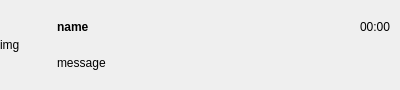
<?xml version="1.0" encoding="UTF-8"?>
<ui version="4.0">
 <class>MessageBox</class>
 <widget class="QWidget" name="MessageBox">
  <property name="geometry">
   <rect>
    <x>0</x>
    <y>0</y>
    <width>400</width>
    <height>90</height>
   </rect>
  </property>
  <property name="maximumSize">
   <size>
    <width>400</width>
    <height>90</height>
   </size>
  </property>
  <property name="windowTitle">
   <string>Form</string>
  </property>
  <layout class="QHBoxLayout" name="horizontalLayout_2">
   <property name="leftMargin">
    <number>0</number>
   </property>
   <property name="topMargin">
    <number>0</number>
   </property>
   <property name="rightMargin">
    <number>0</number>
   </property>
   <property name="bottomMargin">
    <number>0</number>
   </property>
   <item>
    <widget class="QWidget" name="BGWidget" native="true">
     <layout class="QHBoxLayout" name="horizontalLayout">
      <property name="leftMargin">
       <number>0</number>
      </property>
      <property name="topMargin">
       <number>11</number>
      </property>
      <property name="rightMargin">
       <number>0</number>
      </property>
      <property name="bottomMargin">
       <number>11</number>
      </property>
      <item>
       <widget class="QLabel" name="avatarLabel">
        <property name="maximumSize">
         <size>
          <width>50</width>
          <height>50</height>
         </size>
        </property>
        <property name="text">
         <string>img</string>
        </property>
        <property name="scaledContents">
         <bool>true</bool>
        </property>
       </widget>
      </item>
      <item>
       <widget class="QWidget" name="widget" native="true">
        <layout class="QVBoxLayout" name="verticalLayout">
         <property name="leftMargin">
          <number>1</number>
         </property>
         <property name="topMargin">
          <number>1</number>
         </property>
         <property name="rightMargin">
          <number>1</number>
         </property>
         <property name="bottomMargin">
          <number>1</number>
         </property>
         <item>
          <widget class="QLabel" name="nameLabel">
           <property name="styleSheet">
            <string notr="true">font-weight: bold;</string>
           </property>
           <property name="text">
            <string>name</string>
           </property>
          </widget>
         </item>
         <item>
          <widget class="QLabel" name="messageLabel">
           <property name="text">
            <string>message</string>
           </property>
          </widget>
         </item>
        </layout>
       </widget>
      </item>
      <item>
       <widget class="QWidget" name="widget_2" native="true">
        <property name="maximumSize">
         <size>
          <width>40</width>
          <height>80</height>
         </size>
        </property>
        <layout class="QVBoxLayout" name="verticalLayout_2">
         <property name="leftMargin">
          <number>0</number>
         </property>
         <property name="topMargin">
          <number>0</number>
         </property>
         <property name="rightMargin">
          <number>0</number>
         </property>
         <property name="bottomMargin">
          <number>0</number>
         </property>
         <item>
          <widget class="QLabel" name="timeLabel">
           <property name="text">
            <string>00:00</string>
           </property>
          </widget>
         </item>
         <item>
          <widget class="QLabel" name="unReadLabel">
           <property name="text">
            <string/>
           </property>
          </widget>
         </item>
        </layout>
       </widget>
      </item>
     </layout>
    </widget>
   </item>
  </layout>
 </widget>
 <resources/>
 <connections/>
</ui>
